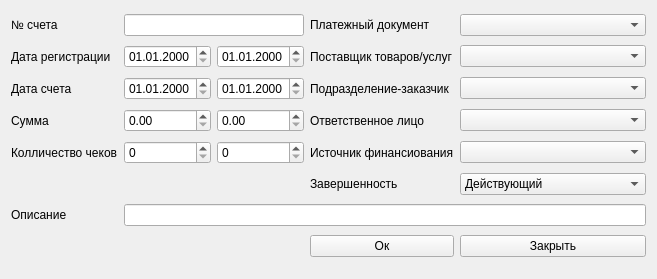
<?xml version="1.0" encoding="UTF-8"?>
<ui version="4.0">
 <class>FindFormCheck</class>
 <widget class="QWidget" name="FindFormCheck">
  <property name="geometry">
   <rect>
    <x>0</x>
    <y>0</y>
    <width>657</width>
    <height>279</height>
   </rect>
  </property>
  <property name="windowTitle">
   <string>Поиск Счетов</string>
  </property>
  <property name="windowIcon">
   <iconset resource="../../resources/main.qrc">
    <normaloff>:/images/logo.png</normaloff>:/images/logo.png</iconset>
  </property>
  <layout class="QGridLayout" name="gridLayout">
   <item row="0" column="1" colspan="2">
    <widget class="QLineEdit" name="checkNumberEdit"/>
   </item>
   <item row="4" column="2">
    <widget class="QSpinBox" name="numberChecksToSpinBox">
     <property name="maximum">
      <number>99999999</number>
     </property>
    </widget>
   </item>
   <item row="1" column="2">
    <widget class="QDateEdit" name="registrationDateToEdit">
     <property name="displayFormat">
      <string>dd.MM.yyyy</string>
     </property>
    </widget>
   </item>
   <item row="4" column="3">
    <widget class="QLabel" name="sourceFinancingLabel">
     <property name="text">
      <string>Источник финансиования</string>
     </property>
    </widget>
   </item>
   <item row="4" column="4">
    <widget class="QComboBox" name="sourceFinancingBox"/>
   </item>
   <item row="2" column="2">
    <widget class="QDateEdit" name="checkDateToEdit">
     <property name="displayFormat">
      <string>dd.MM.yyyy</string>
     </property>
    </widget>
   </item>
   <item row="7" column="3">
    <widget class="QPushButton" name="okButton">
     <property name="text">
      <string>Ок</string>
     </property>
    </widget>
   </item>
   <item row="2" column="1">
    <widget class="QDateEdit" name="checkDateFromEdit">
     <property name="displayFormat">
      <string>dd.MM.yyyy</string>
     </property>
    </widget>
   </item>
   <item row="4" column="0">
    <widget class="QLabel" name="numberChecksLabel">
     <property name="text">
      <string>Колличество чеков</string>
     </property>
    </widget>
   </item>
   <item row="1" column="1">
    <widget class="QDateEdit" name="registrationDateFromEdit">
     <property name="displayFormat">
      <string>dd.MM.yyyy</string>
     </property>
    </widget>
   </item>
   <item row="6" column="1" colspan="4">
    <widget class="QLineEdit" name="descriptionEdit"/>
   </item>
   <item row="0" column="0">
    <widget class="QLabel" name="checkNumberLabel">
     <property name="text">
      <string>№ счета</string>
     </property>
    </widget>
   </item>
   <item row="0" column="3">
    <widget class="QLabel" name="paymentDocumentLabel">
     <property name="text">
      <string>Платежный документ</string>
     </property>
    </widget>
   </item>
   <item row="6" column="0">
    <widget class="QLabel" name="descriptionLabel">
     <property name="text">
      <string>Описание</string>
     </property>
    </widget>
   </item>
   <item row="3" column="3">
    <widget class="QLabel" name="responsibleLabel">
     <property name="text">
      <string>Ответственное лицо</string>
     </property>
    </widget>
   </item>
   <item row="3" column="2">
    <widget class="QDoubleSpinBox" name="checkSumToSpinBox">
     <property name="maximum">
      <double>99999999.989999994635582</double>
     </property>
    </widget>
   </item>
   <item row="2" column="0">
    <widget class="QLabel" name="checkDateLabel">
     <property name="text">
      <string>Дата счета</string>
     </property>
    </widget>
   </item>
   <item row="2" column="3">
    <widget class="QLabel" name="subdivisionLabel">
     <property name="text">
      <string>Подразделение-заказчик</string>
     </property>
    </widget>
   </item>
   <item row="4" column="1">
    <widget class="QSpinBox" name="numberChecksFromSpinBox">
     <property name="maximum">
      <number>99999999</number>
     </property>
    </widget>
   </item>
   <item row="1" column="3">
    <widget class="QLabel" name="providerLabel">
     <property name="text">
      <string>Поставщик товаров/услуг</string>
     </property>
    </widget>
   </item>
   <item row="8" column="4">
    <spacer name="horizontalSpacer">
     <property name="orientation">
      <enum>Qt::Horizontal</enum>
     </property>
     <property name="sizeHint" stdset="0">
      <size>
       <width>40</width>
       <height>0</height>
      </size>
     </property>
    </spacer>
   </item>
   <item row="2" column="4">
    <widget class="QComboBox" name="subdivisionBox"/>
   </item>
   <item row="7" column="4">
    <widget class="QPushButton" name="closeButton">
     <property name="text">
      <string>Закрыть</string>
     </property>
    </widget>
   </item>
   <item row="1" column="4">
    <widget class="QComboBox" name="providerBox"/>
   </item>
   <item row="3" column="0">
    <widget class="QLabel" name="checkSumLabel">
     <property name="text">
      <string>Сумма</string>
     </property>
    </widget>
   </item>
   <item row="3" column="4">
    <widget class="QComboBox" name="responsibleBox"/>
   </item>
   <item row="0" column="4">
    <widget class="QComboBox" name="paymentDocumentBox"/>
   </item>
   <item row="1" column="0">
    <widget class="QLabel" name="registrationDateLabel">
     <property name="text">
      <string>Дата регистрации</string>
     </property>
    </widget>
   </item>
   <item row="3" column="1">
    <widget class="QDoubleSpinBox" name="checkSumFromSpinBox">
     <property name="maximum">
      <double>99999999.989999994635582</double>
     </property>
    </widget>
   </item>
   <item row="5" column="4">
    <widget class="QComboBox" name="completenessBox">
     <item>
      <property name="text">
       <string>Действующий</string>
      </property>
     </item>
     <item>
      <property name="text">
       <string>Завершенный</string>
      </property>
     </item>
    </widget>
   </item>
   <item row="5" column="3">
    <widget class="QLabel" name="completenessLabel">
     <property name="text">
      <string>Завершенность</string>
     </property>
    </widget>
   </item>
  </layout>
 </widget>
 <tabstops>
  <tabstop>checkNumberEdit</tabstop>
  <tabstop>registrationDateFromEdit</tabstop>
  <tabstop>registrationDateToEdit</tabstop>
  <tabstop>checkDateFromEdit</tabstop>
  <tabstop>checkDateToEdit</tabstop>
  <tabstop>checkSumFromSpinBox</tabstop>
  <tabstop>checkSumToSpinBox</tabstop>
  <tabstop>numberChecksFromSpinBox</tabstop>
  <tabstop>numberChecksToSpinBox</tabstop>
  <tabstop>descriptionEdit</tabstop>
  <tabstop>paymentDocumentBox</tabstop>
  <tabstop>providerBox</tabstop>
  <tabstop>subdivisionBox</tabstop>
  <tabstop>responsibleBox</tabstop>
  <tabstop>sourceFinancingBox</tabstop>
  <tabstop>okButton</tabstop>
  <tabstop>closeButton</tabstop>
 </tabstops>
 <resources>
  <include location="../../resources/main.qrc"/>
 </resources>
 <connections/>
</ui>
